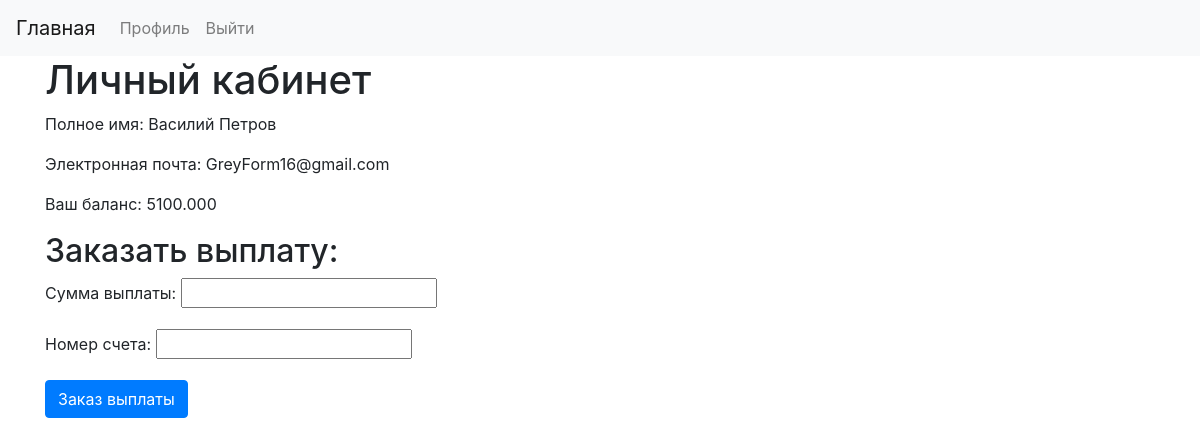
The page /profile (signed in) on the database as committed earlier.
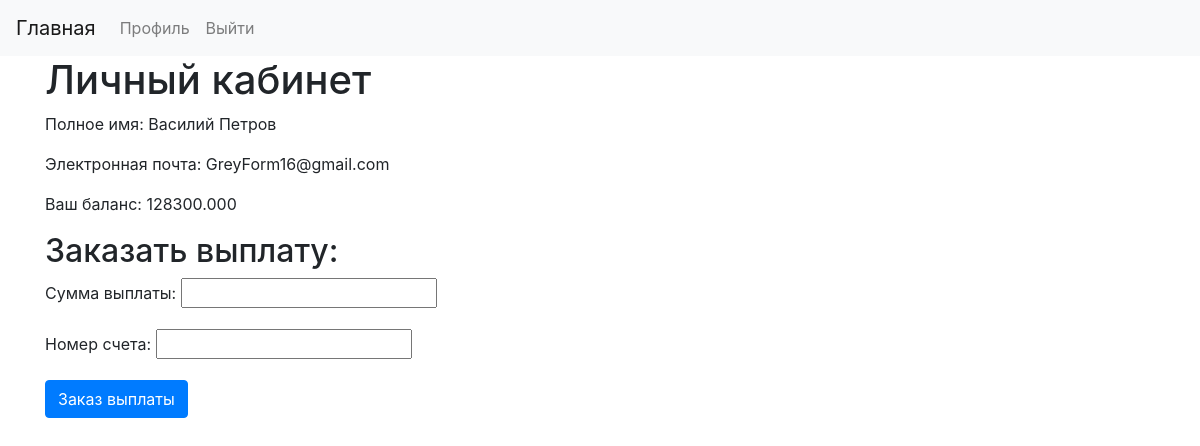
The same page on the database as committed later.
### bnks/models.py (models this page shows, shortened)
class Client(AbstractUser):
    first_name = None
    last_name = None
    email = models.EmailField(blank=False, null=False, verbose_name='Эл. почта', validators=[validate_none])
    full_name = models.CharField(max_length=100, null=False, blank=False, verbose_name='Полное имя',
                                 validators=[validate_none])
    phone = models.CharField(max_length=16, blank=True, verbose_name='Телефон')
    reward = models.FloatField(default=0, verbose_name='Вознаграждеине')

### bnks/views.py (the view, shortened to what this page needs)
# urls.py: path('profile', views.profile, name='profile'),
def profile(request):
    user = request.user
    form = CreatePayback()
    return render(request, 'profile.html', {'user': user, 'form': form})

### bnks/forms.py
class CreatePayback(forms.ModelForm):
    amount_of_payback = forms.FloatField(label='Сумма выплаты', required=True)
    account_number = forms.CharField(label='Номер счета', max_length=30, required=False)
    class Meta:
        model = Payback
        fields = ['amount_of_payback', 'account_number']

### bnks/templatetags/float_fix.py (called while the page is built)
@register.filter(name='float_fix')
def float_fix(value):
    return f"{value:.{3}f}"

### templates/profile.html (shortened to what this page needs)
{% extends 'base.html' %}
{% load float_fix %}
{% block content %}
    <h1>Личный кабинет</h1>
    <p>Полное имя: {{ user.full_name }}</p>
    <p>Электронная почта: {{ user.email }}</p>
    <p>Ваш баланс: {{ user.reward|float_fix }}</p>
    <div>
        <h2>Заказать выплату:</h2>
        <form method="post">
            {{ form.as_p }}
            <input class="btn btn-primary" type="submit" value="Заказ выплаты">
        </form>
    </div>
{% endblock %}

Rows that differ between the two databases and show on the page:
changed Client "Василий Петров": reward "5100.000" → "128300.000"
